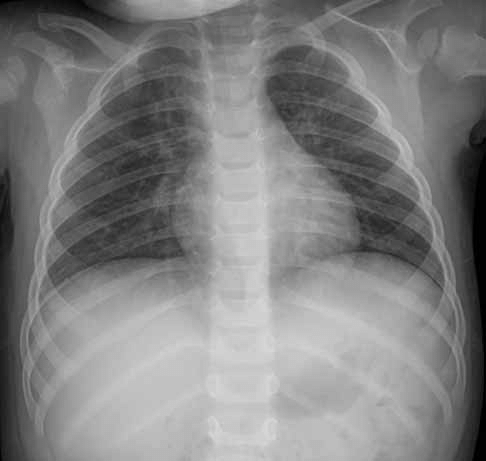
#> input picture LAB3/cv-lab3/inversion.png, 486 x 461 px, found by its file name
$ python lab3_task5.py
#> lines starting #> are read from the running program, lines starting #| are printed output that depends on the picture
import cv2
import numpy as np
import matplotlib.pyplot as plt

def invert_image(image_path):
    # Load image in grayscale
    I = cv2.imread(image_path, cv2.IMREAD_GRAYSCALE)
#> I is the input picture: shape (461, 486); min 0, max 219, mean 128.5
    if I is None:
        print("Error: Unable to load image.")
        return

    # Invert image colors
    I_inverted = 255 - I
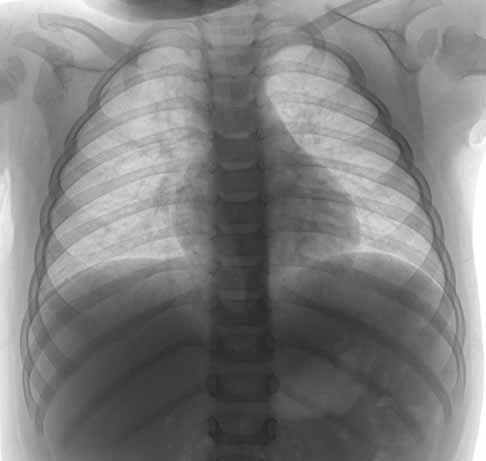
#> I_inverted: shape (461, 486); min 36, max 255, mean 126.5

    # Plot original and inverted images
    fig, axes = plt.subplots(1, 2, figsize=(12, 5))

    # Show original image
    axes[0].imshow(I, cmap='gray', vmin=0, vmax=255)
    axes[0].set_title("Original Image")
    axes[0].axis("off")

    # Show inverted image
    axes[1].imshow(I_inverted, cmap='gray', vmin=0, vmax=255)
    axes[1].set_title("Inverted Image")
    axes[1].axis("off")

    plt.tight_layout()
    plt.show()
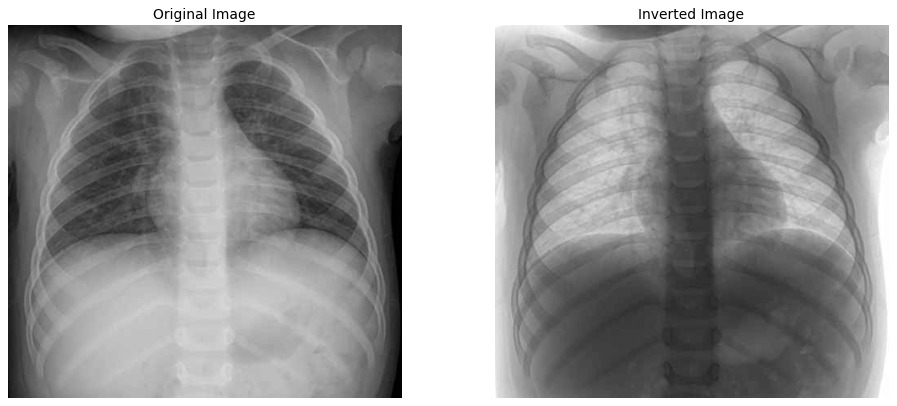
#> figure drawn by matplotlib, 2 panels

# Example usage
image_path = 'C:\\Users\\mandegar\\Documents\\courses\\Computer Vision\\LAB3\\cv-lab3\\inversion.png'  # Replace with your image file
invert_image(image_path)


'''
● Where can we Use grayscale image inversion? medical imaging
● Does inverting a grayscale image affect its histogram? why or why not?
 What Happens When You Invert an Image?
Inverting a grayscale image means replacing each pixel intensity I(x, y) with its complement:
𝐼′=255−𝐼

Dark pixels (close to 0) become bright (close to 255).
Bright pixels (close to 255) become dark (close to 0).
Mid-range pixels (e.g., 127) stay around the same.
'''
